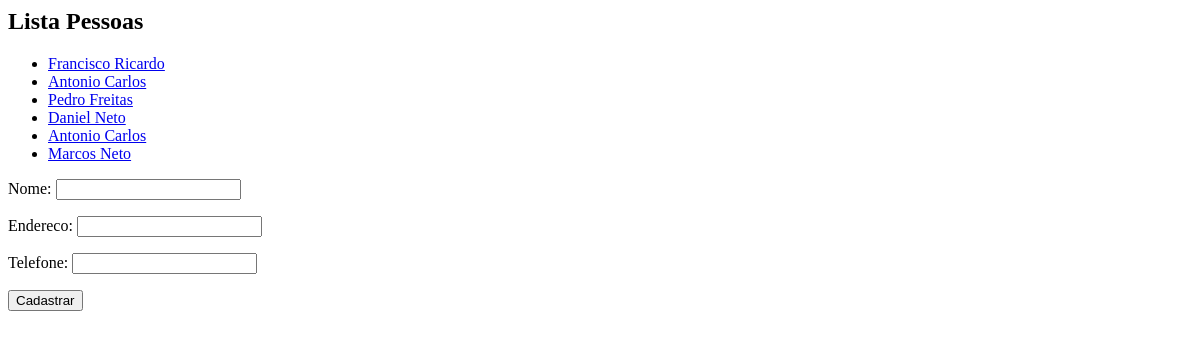
The page /core/pessoas/ on the database as committed earlier.
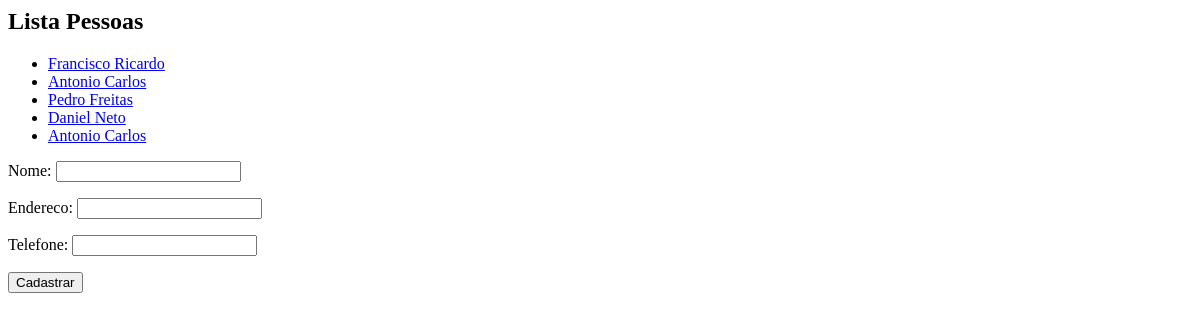
The same page on the database as committed later.
### core/models.py (models this page shows, shortened)
class Pessoa(models.Model):
    nome = models.CharField(max_length=100)
    endereco = models.CharField(max_length=200)
    telefone = models.CharField(max_length=20)

### core/views.py (the view)
# urls.py: path('pessoas/', lista_pessoas, name='core_lista_pessoas'),
def lista_pessoas(request):
    pessoas = Pessoa.objects.all()
    form = PessoaForm()
    data = { 'pessoas': pessoas, 'form': form }
    return render(request, 'core/lista_pessoas.html', data)

### core/forms.py
class PessoaForm(ModelForm):
    class Meta:
        model = Pessoa
        fields = '__all__'

### core/templates/core/lista_pessoas.html (shortened to what this page needs)
<h2>Lista Pessoas</h2>
<ul>
{% for pessoa in pessoas %}
    <li><a href="{% url 'core_pessoa_update' pessoa.id %}">  {{ pessoa.nome }} </a></li>
{% endfor %}
</ul>
<form action="{% url 'core_pessoa_novo' %}" method="POST">
    {{form.as_p}}
    <button type="submit">Cadastrar</button>
</form>

Rows that differ between the two databases and show on the page:
removed Pessoa: nome "Marcos Neto"
